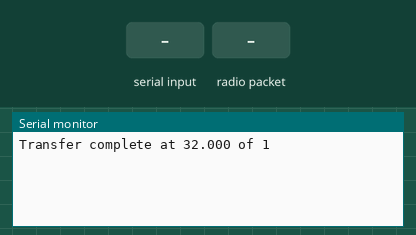
This sketch was run on a simulated Arduino Uno, built with avr-gcc and run on an emulated ATmega328P. On the bench: the last lines printed to the serial monitor. Inputs (shaded band) come from the test bench. Random numbers use the default seed unless the sketch sets one; no radio packets arrive unless stated.

Above: at 3.0 s.
3.1 s: "R" received over Serial
At 4.8 s:
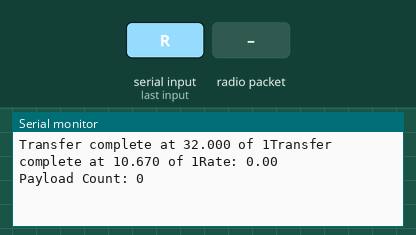
5.5 s: radio packet "T" arrives
At 6.6 s:
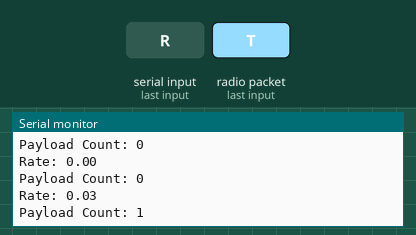

Measured:
- after the input at 3.1 s, the serial monitor: prints a new line after 0.91 s (image 1)
- after the input at 5.5 s, the serial monitor: prints a new line after 0.52 s (image 2)

The sketch:

testTransfer.ino
```cpp
// (licence header left out)
/** General Data Transfer Rate Test
 * This example demonstrates basic data transfer functionality with the
 updated library. This example will display the transfer rates acheived using
 the slower form of high-speed transfer using blocking-writes.
 */


#include <SPI.h>
#include "RF24.h"
#include "printf.h"

/*************  USER Configuration *****************************/
                                          // Hardware configuration
RF24 radio(9,10);                        // Set up nRF24L01 radio on SPI bus plus pins 7 & 8

/***************************************************************/

//const uint64_t pipes[2] = { 0xABCDABCD71LL, 0x544d52687CLL };   // Radio pipe addresses for the 2 nodes to communicate.
byte pipes[][6] = {"NodeA", "NodeB"};

byte data[32];                           //Data buffer for testing data transfer speeds

unsigned long counter, rxTimer;          //Counter and timer for keeping track transfer info
unsigned long startTime, stopTime;
bool TX=1,RX=0,role=1;

void setup(void) {

  Serial.begin(57600);
  printf_begin();

  radio.begin();                           // Setup and configure rf radio
  //radio.setChannel(1);
  //radio.setPALevel(RF24_PA_MAX);
  //radio.setDataRate(RF24_1MBPS);
  //radio.setAutoAck(1);                     // Ensure autoACK is enabled
  //radio.setRetries(2,15);                  // Optionally, increase the delay between retries & # of retries

  //radio.setCRCLength(RF24_CRC_8);          // Use 8-bit CRC for performance
 /*
  radio.openWritingPipe(pipes[0]);
  radio.openReadingPipe(1,pipes[1]);
*/


  if (  role == TX )
    {
      radio.openWritingPipe(pipes[1]);
      radio.openReadingPipe(1,pipes[0]);
      radio.stopListening();
    }
    else if (  role == RX )
    {
      radio.openWritingPipe(pipes[0]);
      radio.openReadingPipe(1,pipes[1]);
      radio.startListening();
    }


  radio.startListening();                 // Start listening
  radio.printDetails();                   // Dump the configuration of the rf unit for debugging

  printf("\n\rRF24/examples/Transfer Rates/\n\r");
  printf("*** PRESS 'T' to begin transmitting to the other node\n\r");

  randomSeed(analogRead(0));              //Seed for random number generation

  for(int i=0; i<32; i++){
     data[i] = random(255);               //Load the buffer with random data
  }
  radio.powerUp();                        //Power up the radio
}

void loop(void){


  if(role == TX){

    delay(2000);

    printf("Initiating Basic Data Transfer\n\r");


    unsigned long cycles = 1; //Change this to a higher or lower number.

    startTime = millis();
    unsigned long pauseTime = millis();

    for(int i=0; i<cycles; i++){        //Loop through a number of cycles
      data[0] = i;                      //Change the first byte of the payload for identification
      if(!radio.write(&data,32)){   //Write to the FIFO buffers
        counter++;                      //Keep count of failed payloads
      }

      //This is only required when NO ACK ( enableAutoAck(0) ) payloads are used
//      if(millis() - pauseTime > 3){
//        pauseTime = millis();
//        radio.txStandBy();          // Need to drop out of TX mode every 4ms if sending a steady stream of multicast data
//        //delayMicroseconds(130);     // This gives the PLL time to sync back up
//      }

    }

   stopTime = millis();
                                         //This should be called to wait for completion and put the radio in standby mode after transmission, returns 0 if data still in FIFO (timed out), 1 if success
   if(!radio.txStandBy(1000)){ counter+=3; } //Standby, block only until FIFO empty or auto-retry timeout. Flush TX FIFO if failed
   //radio.txStandBy(1000);              //Standby, using extended timeout period of 1 second

   float numBytes = cycles*32;
   float rate = numBytes / (stopTime - startTime);

   Serial.print("Transfer complete at "); Serial.print(rate); printf(" KB/s \n\r");
   Serial.print(counter); Serial.print(" of "); Serial.print(cycles); printf(" Packets Failed to Send\n\r");
   counter = 0;

   }


if(role == RX){
     while(radio.available()){
      radio.read(&data,32);
      counter++;
     }
   if(millis() - rxTimer > 1000){
     rxTimer = millis();
     unsigned long numBytes = counter*32;
     Serial.print("Rate: ");
     //Prevent dividing into 0, which will cause issues over a period of time
     Serial.println(numBytes > 0 ? numBytes/1000.0:0);
     Serial.print("Payload Count: ");
     Serial.println(counter);
     counter = 0;
   }
  }
  //
  // Change roles
  //

  if ( Serial.available() )
  {
    char c = toupper(Serial.read());
    if ( c == 'T' && role == RX )
    {
      printf("*** CHANGING TO TRANSMIT ROLE -- PRESS 'R' TO SWITCH BACK\n\r");
      radio.openWritingPipe(pipes[1]);
      radio.openReadingPipe(1,pipes[0]);
      radio.stopListening();
      role = TX;                  // Become the primary transmitter (ping out)
    }
    else if ( c == 'R' && role == TX )
    {
      radio.openWritingPipe(pipes[0]);
      radio.openReadingPipe(1,pipes[1]);
      radio.startListening();
      printf("*** CHANGING TO RECEIVE ROLE -- PRESS 'T' TO SWITCH BACK\n\r");
      role = RX;                // Become the primary receiver (pong back)
    }
  }
}
```
